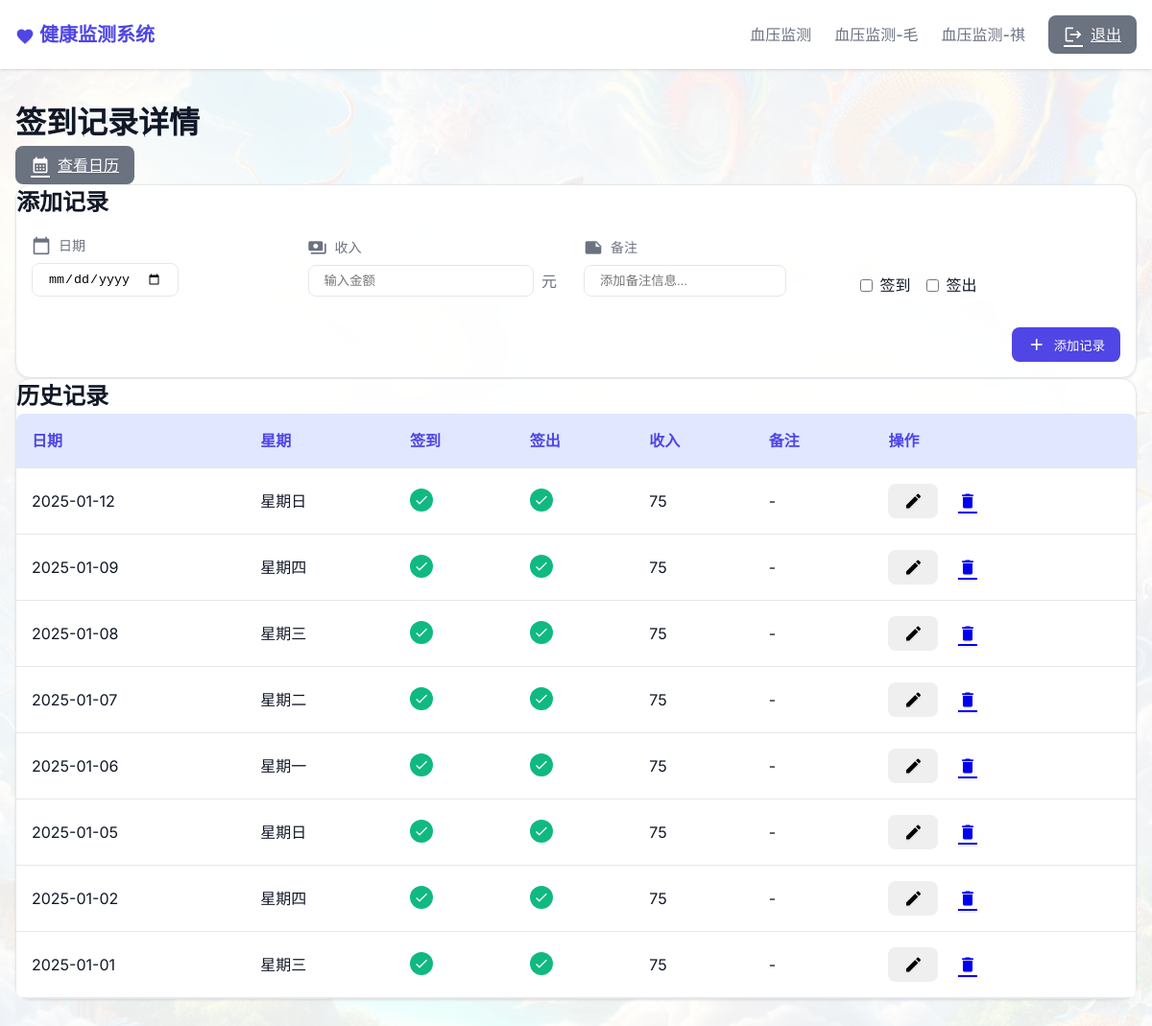
The page /checkin_detail (signed in) on the database its author committed.
### tables this page shows
CREATE TABLE checkin_records
                 (id INTEGER PRIMARY KEY AUTOINCREMENT,
                  date TEXT NOT NULL,
                  day_of_week TEXT NOT NULL,
                  checkin BOOLEAN NOT NULL,
                  checkout BOOLEAN NOT NULL,
                  notes TEXT,
                  income DECIMAL(10,2));

### app.py (the view)
@app.route('/checkin_detail')
@login_required
def checkin_detail():
    page = request.args.get('page', 1, type=int)
    per_page = 10
    db = get_db()
    records = db.execute('''
        WITH daily_records AS (
            SELECT
                id,
                date,
                day_of_week,
                MAX(checkin) as checkin_status,
                MAX(checkout) as checkout_status,
                GROUP_CONCAT(notes, ' ') as all_notes
            FROM (
                SELECT
                    id,
                    date,
                    day_of_week,
                    checkin,
                    checkout,
                    notes
                FROM checkin_records
                ORDER BY id DESC
            )
            GROUP BY date
        )
        SELECT
            id,
            date,
            day_of_week,
            checkin_status,
            checkout_status,
            CASE
                WHEN checkin_status = 1 AND checkout_status = 1 THEN 75
                ELSE 0
            END as total_income,
            all_notes
        FROM daily_records
        ORDER BY date DESC
        LIMIT ? OFFSET ?
    ''', [per_page, (page - 1) * per_page]).fetchall()
    total = db.execute('''
        SELECT COUNT(DISTINCT date)
        FROM checkin_records
    ''').fetchone()[0]
    formatted_records = []
    for record in records:
        formatted_records.append({
            'id': record['id'],
            'date': record['date'],
            'day_of_week': record['day_of_week'],
            'checkin': record['checkin_status'],
            'checkout': record['checkout_status'],
            'income': record['total_income'],
            'notes': record['all_notes'].strip() if record['all_notes'] else ''
        })
    db.close()
    total_pages = (total + per_page - 1) // per_page
    return render_template('checkindetail.html',
                         records=formatted_records,
                         current_page=page,
                         total_pages=total_pages)

### app.py (called while the page is built)
def login_required(f):
    @wraps(f)
    def decorated_function(*args, **kwargs):
        if 'logged_in' not in session:
            return redirect(url_for('login'))
        return f(*args, **kwargs)
    return decorated_function

def get_db():
    db = sqlite3.connect('monitor.db')
    db.row_factory = sqlite3.Row
    return db

### templates/checkindetail.html (shortened to what this page needs)
{% extends "base.html" %}
{% block content %}
<div class="page-header">
    <h1 class="page-title">签到记录详情</h1>
    <div class="page-actions">
        <a href="{{ url_for('checkin_calendar', year=current_year, month=current_month) }}" class="btn btn-secondary">
            <span class="material-icons">calendar_month</span>
            查看日历
        </a>
    </div>
</div>
<div class="card">
    <div class="card-header">
        <h2 class="card-title">添加记录</h2>
    </div>
    <div class="card-body">
        <form id="addForm" method="post" action="{{ url_for('add_checkin_record') }}" class="add-form">
            <div class="form-row">
                <div class="form-group">
                    <label class="form-label">
                        <span class="material-icons">calendar_today</span>
                        日期
                    </label>
                    <input type="date" name="date" value="{{ today }}" class="form-control" required>
                </div>
                <div class="form-group">
                    <label class="form-label">
                        <span class="material-icons">payments</span>
                        收入
                    </label>
                    <div class="input-group">
                        <input type="number" name="income" class="form-control" step="0.01" placeholder="输入金额">
                        <span class="unit">元</span>
                    </div>
                </div>
                <div class="form-group">
                    <label class="form-label">
                        <span class="material-icons">note</span>
                        备注
                    </label>
                    <input type="text" name="notes" class="form-control" placeholder="添加备注信息...">
                </div>
                <div class="form-group">
                    <label class="form-label">&nbsp;</label>
                    <div class="checkbox-group">
                        <label class="checkbox-label">
                            <input type="checkbox" name="checkin" value="1">
                            <span>签到</span>
                        </label>
                        <label class="checkbox-label">
                            <input type="checkbox" name="checkout" value="1">
                            <span>签出</span>
                        </label>
                    </div>
                </div>
            </div>
            <div class="form-actions">
                <button type="submit" class="btn btn-primary">
                    <span class="material-icons">add</span>
                    添加记录
                </button>
            </div>
        </form>
    </div>
</div>
<div class="card">
    <div class="card-header">
        <h2 class="card-title">历史记录</h2>
    </div>
    <div class="table-responsive">
        <table>
            <thead>
                <tr>
                    <th>日期</th>
                    <th>星期</th>
                    <th>签到</th>
                    <th>签出</th>
                    <th>收入</th>
                    <th>备注</th>
                    <th>操作</th>
                </tr>
            </thead>
            <tbody>
                {% for record in records %}
                <tr>
                    <td>{{ record.date }}</td>
                    <td>{{ record.day_of_week }}</td>
                    <td>
                        {% if record.checkin %}
                        <span class="badge success">
                            <span class="material-icons">check</span>
                        </span>
                        {% else %}
                        <span class="badge danger">
                            <span class="material-icons">close</span>
                        </span>
                        {% endif %}
                    </td>
                    <td>
                        {% if record.checkout %}
                        <span class="badge success">
                            <span class="material-icons">check</span>
                        </span>
                        {% else %}
                        <span class="badge danger">
                            <span class="material-icons">close</span>
                        </span>
                        {% endif %}
                    </td>
                    <td>{{ record.income if record.income else '-' }}</td>
                    <td>{{ record.notes if record.notes else '-' }}</td>
                    <td class="actions">
                        <button onclick="showEditForm('{{ record.date }}', this)" class="btn btn-icon" title="编辑">
                            <span class="material-icons">edit</span>
                        </button>
                        <a href="{{ url_for('delete_checkin_record', id=record.id) }}"
                           onclick="return confirm('确定要删除这条记录吗？')"
                           class="btn btn-icon btn-danger"
                           title="删除">
                            <span class="material-icons">delete</span>
                        </a>
                    </td>
                </tr>
                {% endfor %}
            </tbody>
        </table>
    </div>
</div>
{% endblock %}

### templates/base.html (shortened to what this page needs)
<!doctype html>
<html lang="zh">
<head>
</head>
<body>
    <nav class="navbar">
        <div class="container navbar-content">
            <a href="{{ url_for('index') }}" class="nav-brand">
                <span class="material-icons">favorite</span>
                健康监测系统
            </a>
            <div class="nav-links">
                {% if session.logged_in %}
                <a href="{{ url_for('blood_pressure_detail') }}" class="nav-link">血压监测</a>
                <a href="{{ url_for('blood_pressure2_detail') }}" class="nav-link">血压监测-毛</a>
                <a href="{{ url_for('blood_pressure3_detail') }}" class="nav-link">血压监测-祺</a>
                <a href="{{ url_for('logout') }}" class="btn btn-secondary">
                    <span class="material-icons">logout</span>
                    退出
                </a>
                {% endif %}
            </div>
        </div>
    </nav>
    <main class="container" style="padding-top: 2rem;">
        {% block content %}{% endblock %}
    </main>
</body>
</html>

### templates/base.html (style rules this page uses)
:root { --primary-color: #4f46e5; --primary-hover: #4338ca; --primary-light: #e0e7ff; --secondary-color: #6b7280; --secondary-hover: #4b5563; --secondary-light: #f3f4f6; --success-color: #10b981; --success-light: #d1fae5; --warning-color: #f59e0b; --warning-light: #fef3c7; --danger-color: #ef4444; --danger-light: #fee2e2; --info-color: #3b82f6; --info-light: #dbeafe; --background-color: #f9fafb; --card-background: #ffffff; --text-primary: #111827; --text-secondary: #6b7280; --border-color: #e5e7eb; --shadow-sm: 0 1px 2px 0 rgb(0 0 0 / 0.05); --shadow: 0 1px 3px 0 rgb(0 0 0 / 0.1), 0 1px 2px -1px rgb(0 0 0 / 0.1); --shadow-md: 0 4px 6px -1px rgb(0 0 0 / 0.1), 0 2px 4px -2px rgb(0 0 0 / 0.1); --shadow-lg: 0 10px 15px -3px rgb(0 0 0 / 0.1), 0 4px 6px -4px rgb(0 0 0 / 0.1); }
* { margin: 0; padding: 0; box-sizing: border-box; }
body { font-family: 'Inter', system-ui, sans-serif; color: var(--text-primary); line-height: 1.5; background: url('/static/chinese-dragon.png') no-repeat center center fixed; background-size: cover; position: relative; }
body::before { content: ''; position: fixed; top: 0; left: 0; width: 100%; height: 100%; background-color: rgba(255, 255, 255, 0.92); z-index: -1; }
.container { max-width: 1200px; margin: 0 auto; padding: 0 1rem; }
.navbar { background-color: rgba(255, 255, 255, 0.95); backdrop-filter: blur(10px); box-shadow: var(--shadow); padding: 1rem 0; position: sticky; top: 0; z-index: 100; }
.navbar-content { display: flex; justify-content: space-between; align-items: center; }
.nav-brand { font-size: 1.25rem; font-weight: 600; color: var(--primary-color); text-decoration: none; }
.nav-links { display: flex; gap: 1.5rem; align-items: center; }
.nav-link { color: var(--text-secondary); text-decoration: none; font-weight: 500; transition: color 0.2s; }
.btn { padding: 0.5rem 1rem; font-weight: 500; border-radius: 0.5rem; transition: all 0.2s ease; display: inline-flex; align-items: center; gap: 0.5rem; border: none; cursor: pointer; backdrop-filter: blur(4px); text-shadow: 0 1px 2px rgba(0, 0, 0, 0.1); }
.btn-primary { background-color: var(--primary-color); color: white; }
.btn-secondary { background-color: var(--secondary-color); color: white; }
.card { background: rgba(255, 255, 255, 0.95); backdrop-filter: blur(10px); border-radius: 1rem; box-shadow: var(--shadow); transition: all 0.3s ease; border: 1px solid var(--border-color); }
.form-group { margin-bottom: 1rem; }
.form-label { display: block; margin-bottom: 0.5rem; color: var(--text-secondary); font-weight: 500; }
.form-control { border: 1px solid var(--border-color); border-radius: 0.5rem; padding: 0.5rem 1rem; transition: all 0.2s ease; }
table { width: 100%; border-collapse: separate; border-spacing: 0; background: rgba(255, 255, 255, 0.95); backdrop-filter: blur(8px); border-radius: 0.5rem; overflow: hidden; }
th, td { padding: 1rem; border-bottom: 1px solid var(--border-color); text-align: left; }
th { background-color: var(--primary-light); color: var(--primary-color); font-weight: 600; padding: 1rem; text-align: left; }
.material-icons { font-size: 1.25rem; vertical-align: middle; }
main.container { position: relative; z-index: 1; padding: 2rem 1rem; min-height: calc(100vh - 4rem); }

### templates/checkindetail.html (style rules this page uses)
.add-form { padding: 1rem; }
.form-row { display: flex; gap: 1rem; align-items: flex-end; }
.form-group { flex: 1; }
.form-label { display: flex; align-items: center; gap: 0.5rem; margin-bottom: 0.5rem; color: var(--text-secondary); font-size: 0.875rem; }
.form-label .material-icons { font-size: 1.25rem; }
.input-group { position: relative; display: flex; align-items: center; }
.input-group .unit { position: absolute; right: 0.75rem; color: var(--text-secondary); }
.input-group input { padding-right: 2.5rem; }
.checkbox-group { display: flex; gap: 1rem; }
.checkbox-label { display: flex; align-items: center; gap: 0.5rem; cursor: pointer; }
.form-actions { margin-top: 1rem; display: flex; gap: 0.5rem; justify-content: flex-end; }
.badge { display: inline-flex; align-items: center; justify-content: center; width: 24px; height: 24px; border-radius: 50%; }
.badge .material-icons { font-size: 1rem; }
.badge.success { background-color: var(--success-color); color: white; }

### rows shown on the page
checkin_records: date "2025-01-12", day_of_week "星期日", income "75", notes "-"
checkin_records: date "2025-01-09", day_of_week "星期四", income "75", notes "-"
checkin_records: date "2025-01-08", day_of_week "星期三", income "75", notes "-"
checkin_records: date "2025-01-07", day_of_week "星期二", income "75", notes "-"
checkin_records: date "2025-01-06", day_of_week "星期一", income "75", notes "-"
checkin_records: date "2025-01-05", day_of_week "星期日", income "75", notes "-"
checkin_records: date "2025-01-02", day_of_week "星期四", income "75", notes "-"
checkin_records: date "2025-01-01", day_of_week "星期三", income "75", notes "-"
